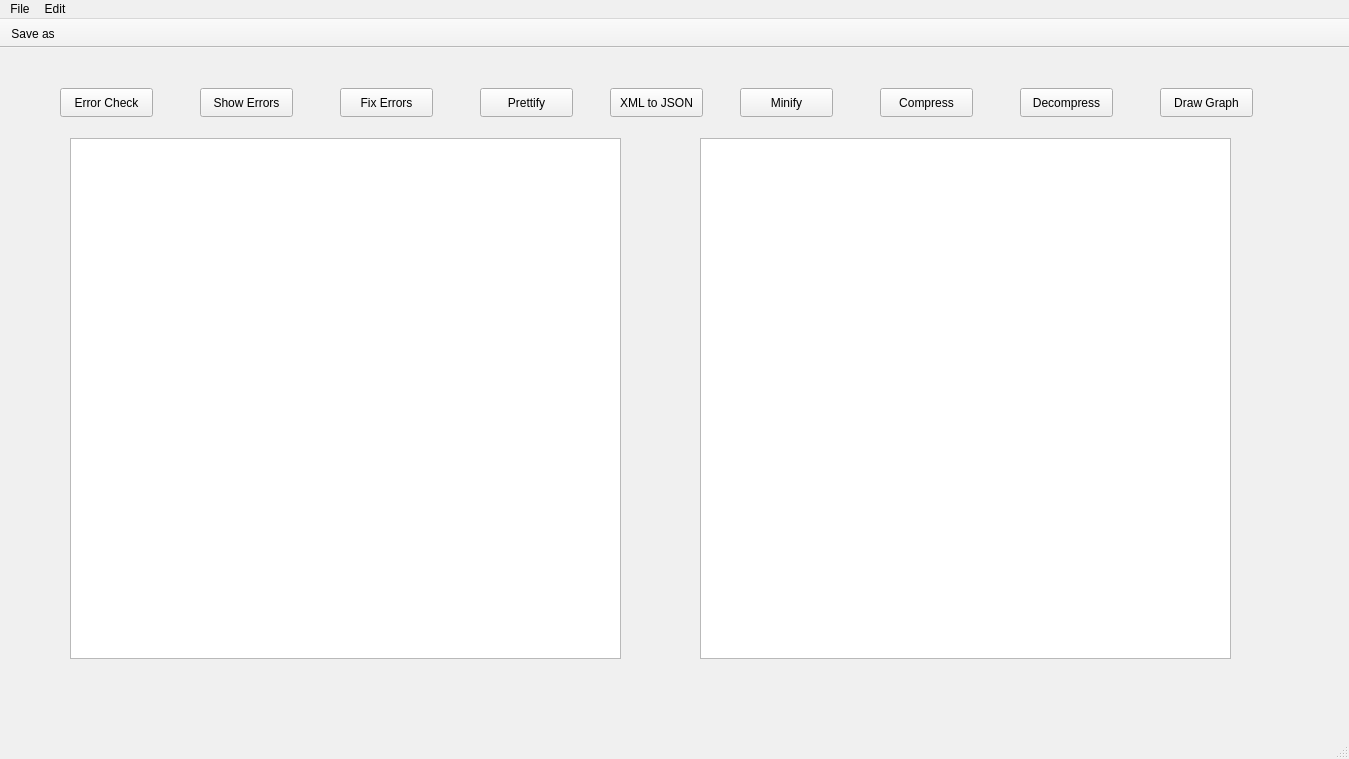
<?xml version="1.0" encoding="UTF-8"?>
<ui version="4.0">
 <class>MainWindow</class>
 <widget class="QMainWindow" name="MainWindow">
  <property name="geometry">
   <rect>
    <x>0</x>
    <y>0</y>
    <width>1349</width>
    <height>759</height>
   </rect>
  </property>
  <property name="palette">
   <palette>
    <active>
     <colorrole role="WindowText">
      <brush brushstyle="SolidPattern">
       <color alpha="255">
        <red>0</red>
        <green>0</green>
        <blue>0</blue>
       </color>
      </brush>
     </colorrole>
     <colorrole role="Button">
      <brush brushstyle="SolidPattern">
       <color alpha="255">
        <red>232</red>
        <green>240</green>
        <blue>190</blue>
       </color>
      </brush>
     </colorrole>
     <colorrole role="Light">
      <brush brushstyle="SolidPattern">
       <color alpha="255">
        <red>255</red>
        <green>255</green>
        <blue>255</blue>
       </color>
      </brush>
     </colorrole>
     <colorrole role="Midlight">
      <brush brushstyle="SolidPattern">
       <color alpha="255">
        <red>243</red>
        <green>247</green>
        <blue>222</blue>
       </color>
      </brush>
     </colorrole>
     <colorrole role="Dark">
      <brush brushstyle="SolidPattern">
       <color alpha="255">
        <red>116</red>
        <green>120</green>
        <blue>95</blue>
       </color>
      </brush>
     </colorrole>
     <colorrole role="Mid">
      <brush brushstyle="SolidPattern">
       <color alpha="255">
        <red>155</red>
        <green>160</green>
        <blue>127</blue>
       </color>
      </brush>
     </colorrole>
     <colorrole role="Text">
      <brush brushstyle="SolidPattern">
       <color alpha="255">
        <red>0</red>
        <green>0</green>
        <blue>0</blue>
       </color>
      </brush>
     </colorrole>
     <colorrole role="BrightText">
      <brush brushstyle="SolidPattern">
       <color alpha="255">
        <red>255</red>
        <green>255</green>
        <blue>255</blue>
       </color>
      </brush>
     </colorrole>
     <colorrole role="ButtonText">
      <brush brushstyle="SolidPattern">
       <color alpha="255">
        <red>0</red>
        <green>0</green>
        <blue>0</blue>
       </color>
      </brush>
     </colorrole>
     <colorrole role="Base">
      <brush brushstyle="SolidPattern">
       <color alpha="255">
        <red>255</red>
        <green>255</green>
        <blue>255</blue>
       </color>
      </brush>
     </colorrole>
     <colorrole role="Window">
      <brush brushstyle="SolidPattern">
       <color alpha="255">
        <red>232</red>
        <green>240</green>
        <blue>190</blue>
       </color>
      </brush>
     </colorrole>
     <colorrole role="Shadow">
      <brush brushstyle="SolidPattern">
       <color alpha="255">
        <red>0</red>
        <green>0</green>
        <blue>0</blue>
       </color>
      </brush>
     </colorrole>
     <colorrole role="AlternateBase">
      <brush brushstyle="SolidPattern">
       <color alpha="255">
        <red>243</red>
        <green>247</green>
        <blue>222</blue>
       </color>
      </brush>
     </colorrole>
     <colorrole role="ToolTipBase">
      <brush brushstyle="SolidPattern">
       <color alpha="255">
        <red>255</red>
        <green>255</green>
        <blue>220</blue>
       </color>
      </brush>
     </colorrole>
     <colorrole role="ToolTipText">
      <brush brushstyle="SolidPattern">
       <color alpha="255">
        <red>0</red>
        <green>0</green>
        <blue>0</blue>
       </color>
      </brush>
     </colorrole>
     <colorrole role="PlaceholderText">
      <brush brushstyle="SolidPattern">
       <color alpha="127">
        <red>0</red>
        <green>0</green>
        <blue>0</blue>
       </color>
      </brush>
     </colorrole>
    </active>
    <inactive>
     <colorrole role="WindowText">
      <brush brushstyle="SolidPattern">
       <color alpha="255">
        <red>0</red>
        <green>0</green>
        <blue>0</blue>
       </color>
      </brush>
     </colorrole>
     <colorrole role="Button">
      <brush brushstyle="SolidPattern">
       <color alpha="255">
        <red>240</red>
        <green>240</green>
        <blue>240</blue>
       </color>
      </brush>
     </colorrole>
     <colorrole role="Light">
      <brush brushstyle="SolidPattern">
       <color alpha="255">
        <red>255</red>
        <green>255</green>
        <blue>255</blue>
       </color>
      </brush>
     </colorrole>
     <colorrole role="Midlight">
      <brush brushstyle="SolidPattern">
       <color alpha="255">
        <red>227</red>
        <green>227</green>
        <blue>227</blue>
       </color>
      </brush>
     </colorrole>
     <colorrole role="Dark">
      <brush brushstyle="SolidPattern">
       <color alpha="255">
        <red>160</red>
        <green>160</green>
        <blue>160</blue>
       </color>
      </brush>
     </colorrole>
     <colorrole role="Mid">
      <brush brushstyle="SolidPattern">
       <color alpha="255">
        <red>160</red>
        <green>160</green>
        <blue>160</blue>
       </color>
      </brush>
     </colorrole>
     <colorrole role="Text">
      <brush brushstyle="SolidPattern">
       <color alpha="255">
        <red>0</red>
        <green>0</green>
        <blue>0</blue>
       </color>
      </brush>
     </colorrole>
     <colorrole role="BrightText">
      <brush brushstyle="SolidPattern">
       <color alpha="255">
        <red>255</red>
        <green>255</green>
        <blue>255</blue>
       </color>
      </brush>
     </colorrole>
     <colorrole role="ButtonText">
      <brush brushstyle="SolidPattern">
       <color alpha="255">
        <red>0</red>
        <green>0</green>
        <blue>0</blue>
       </color>
      </brush>
     </colorrole>
     <colorrole role="Base">
      <brush brushstyle="SolidPattern">
       <color alpha="255">
        <red>255</red>
        <green>255</green>
        <blue>255</blue>
       </color>
      </brush>
     </colorrole>
     <colorrole role="Window">
      <brush brushstyle="SolidPattern">
       <color alpha="255">
        <red>240</red>
        <green>240</green>
        <blue>240</blue>
       </color>
      </brush>
     </colorrole>
     <colorrole role="Shadow">
      <brush brushstyle="SolidPattern">
       <color alpha="255">
        <red>105</red>
        <green>105</green>
        <blue>105</blue>
       </color>
      </brush>
     </colorrole>
     <colorrole role="AlternateBase">
      <brush brushstyle="SolidPattern">
       <color alpha="255">
        <red>245</red>
        <green>245</green>
        <blue>245</blue>
       </color>
      </brush>
     </colorrole>
     <colorrole role="ToolTipBase">
      <brush brushstyle="SolidPattern">
       <color alpha="255">
        <red>255</red>
        <green>255</green>
        <blue>220</blue>
       </color>
      </brush>
     </colorrole>
     <colorrole role="ToolTipText">
      <brush brushstyle="SolidPattern">
       <color alpha="255">
        <red>0</red>
        <green>0</green>
        <blue>0</blue>
       </color>
      </brush>
     </colorrole>
     <colorrole role="PlaceholderText">
      <brush brushstyle="SolidPattern">
       <color alpha="128">
        <red>0</red>
        <green>0</green>
        <blue>0</blue>
       </color>
      </brush>
     </colorrole>
    </inactive>
    <disabled>
     <colorrole role="WindowText">
      <brush brushstyle="SolidPattern">
       <color alpha="255">
        <red>116</red>
        <green>120</green>
        <blue>95</blue>
       </color>
      </brush>
     </colorrole>
     <colorrole role="Button">
      <brush brushstyle="SolidPattern">
       <color alpha="255">
        <red>232</red>
        <green>240</green>
        <blue>190</blue>
       </color>
      </brush>
     </colorrole>
     <colorrole role="Light">
      <brush brushstyle="SolidPattern">
       <color alpha="255">
        <red>255</red>
        <green>255</green>
        <blue>255</blue>
       </color>
      </brush>
     </colorrole>
     <colorrole role="Midlight">
      <brush brushstyle="SolidPattern">
       <color alpha="255">
        <red>243</red>
        <green>247</green>
        <blue>222</blue>
       </color>
      </brush>
     </colorrole>
     <colorrole role="Dark">
      <brush brushstyle="SolidPattern">
       <color alpha="255">
        <red>116</red>
        <green>120</green>
        <blue>95</blue>
       </color>
      </brush>
     </colorrole>
     <colorrole role="Mid">
      <brush brushstyle="SolidPattern">
       <color alpha="255">
        <red>155</red>
        <green>160</green>
        <blue>127</blue>
       </color>
      </brush>
     </colorrole>
     <colorrole role="Text">
      <brush brushstyle="SolidPattern">
       <color alpha="255">
        <red>116</red>
        <green>120</green>
        <blue>95</blue>
       </color>
      </brush>
     </colorrole>
     <colorrole role="BrightText">
      <brush brushstyle="SolidPattern">
       <color alpha="255">
        <red>255</red>
        <green>255</green>
        <blue>255</blue>
       </color>
      </brush>
     </colorrole>
     <colorrole role="ButtonText">
      <brush brushstyle="SolidPattern">
       <color alpha="255">
        <red>116</red>
        <green>120</green>
        <blue>95</blue>
       </color>
      </brush>
     </colorrole>
     <colorrole role="Base">
      <brush brushstyle="SolidPattern">
       <color alpha="255">
        <red>232</red>
        <green>240</green>
        <blue>190</blue>
       </color>
      </brush>
     </colorrole>
     <colorrole role="Window">
      <brush brushstyle="SolidPattern">
       <color alpha="255">
        <red>232</red>
        <green>240</green>
        <blue>190</blue>
       </color>
      </brush>
     </colorrole>
     <colorrole role="Shadow">
      <brush brushstyle="SolidPattern">
       <color alpha="255">
        <red>0</red>
        <green>0</green>
        <blue>0</blue>
       </color>
      </brush>
     </colorrole>
     <colorrole role="AlternateBase">
      <brush brushstyle="SolidPattern">
       <color alpha="255">
        <red>245</red>
        <green>245</green>
        <blue>245</blue>
       </color>
      </brush>
     </colorrole>
     <colorrole role="ToolTipBase">
      <brush brushstyle="SolidPattern">
       <color alpha="255">
        <red>255</red>
        <green>255</green>
        <blue>220</blue>
       </color>
      </brush>
     </colorrole>
     <colorrole role="ToolTipText">
      <brush brushstyle="SolidPattern">
       <color alpha="255">
        <red>0</red>
        <green>0</green>
        <blue>0</blue>
       </color>
      </brush>
     </colorrole>
     <colorrole role="PlaceholderText">
      <brush brushstyle="SolidPattern">
       <color alpha="128">
        <red>0</red>
        <green>0</green>
        <blue>0</blue>
       </color>
      </brush>
     </colorrole>
    </disabled>
   </palette>
  </property>
  <property name="windowTitle">
   <string>MainWindow</string>
  </property>
  <widget class="QWidget" name="centralwidget">
   <widget class="QTextBrowser" name="input">
    <property name="geometry">
     <rect>
      <x>70</x>
      <y>90</y>
      <width>551</width>
      <height>521</height>
     </rect>
    </property>
    <property name="readOnly">
     <bool>false</bool>
    </property>
   </widget>
   <widget class="QTextBrowser" name="output">
    <property name="geometry">
     <rect>
      <x>700</x>
      <y>90</y>
      <width>531</width>
      <height>521</height>
     </rect>
    </property>
   </widget>
   <widget class="QPushButton" name="ErrorCheck">
    <property name="geometry">
     <rect>
      <x>60</x>
      <y>40</y>
      <width>93</width>
      <height>29</height>
     </rect>
    </property>
    <property name="palette">
     <palette>
      <active>
       <colorrole role="WindowText">
        <brush brushstyle="SolidPattern">
         <color alpha="255">
          <red>0</red>
          <green>0</green>
          <blue>0</blue>
         </color>
        </brush>
       </colorrole>
       <colorrole role="Button">
        <brush brushstyle="SolidPattern">
         <color alpha="255">
          <red>235</red>
          <green>240</green>
          <blue>186</blue>
         </color>
        </brush>
       </colorrole>
       <colorrole role="Light">
        <brush brushstyle="SolidPattern">
         <color alpha="255">
          <red>255</red>
          <green>255</green>
          <blue>255</blue>
         </color>
        </brush>
       </colorrole>
       <colorrole role="Midlight">
        <brush brushstyle="SolidPattern">
         <color alpha="255">
          <red>245</red>
          <green>247</green>
          <blue>220</blue>
         </color>
        </brush>
       </colorrole>
       <colorrole role="Dark">
        <brush brushstyle="SolidPattern">
         <color alpha="255">
          <red>117</red>
          <green>120</green>
          <blue>93</blue>
         </color>
        </brush>
       </colorrole>
       <colorrole role="Mid">
        <brush brushstyle="SolidPattern">
         <color alpha="255">
          <red>157</red>
          <green>160</green>
          <blue>124</blue>
         </color>
        </brush>
       </colorrole>
       <colorrole role="Text">
        <brush brushstyle="SolidPattern">
         <color alpha="255">
          <red>0</red>
          <green>0</green>
          <blue>0</blue>
         </color>
        </brush>
       </colorrole>
       <colorrole role="BrightText">
        <brush brushstyle="SolidPattern">
         <color alpha="255">
          <red>255</red>
          <green>255</green>
          <blue>255</blue>
         </color>
        </brush>
       </colorrole>
       <colorrole role="ButtonText">
        <brush brushstyle="SolidPattern">
         <color alpha="255">
          <red>0</red>
          <green>0</green>
          <blue>0</blue>
         </color>
        </brush>
       </colorrole>
       <colorrole role="Base">
        <brush brushstyle="SolidPattern">
         <color alpha="255">
          <red>255</red>
          <green>255</green>
          <blue>255</blue>
         </color>
        </brush>
       </colorrole>
       <colorrole role="Window">
        <brush brushstyle="SolidPattern">
         <color alpha="255">
          <red>235</red>
          <green>240</green>
          <blue>186</blue>
         </color>
        </brush>
       </colorrole>
       <colorrole role="Shadow">
        <brush brushstyle="SolidPattern">
         <color alpha="255">
          <red>0</red>
          <green>0</green>
          <blue>0</blue>
         </color>
        </brush>
       </colorrole>
       <colorrole role="AlternateBase">
        <brush brushstyle="SolidPattern">
         <color alpha="255">
          <red>245</red>
          <green>247</green>
          <blue>220</blue>
         </color>
        </brush>
       </colorrole>
       <colorrole role="ToolTipBase">
        <brush brushstyle="SolidPattern">
         <color alpha="255">
          <red>255</red>
          <green>255</green>
          <blue>220</blue>
         </color>
        </brush>
       </colorrole>
       <colorrole role="ToolTipText">
        <brush brushstyle="SolidPattern">
         <color alpha="255">
          <red>0</red>
          <green>0</green>
          <blue>0</blue>
         </color>
        </brush>
       </colorrole>
       <colorrole role="PlaceholderText">
        <brush brushstyle="SolidPattern">
         <color alpha="127">
          <red>0</red>
          <green>0</green>
          <blue>0</blue>
         </color>
        </brush>
       </colorrole>
      </active>
      <inactive>
       <colorrole role="WindowText">
        <brush brushstyle="SolidPattern">
         <color alpha="255">
          <red>0</red>
          <green>0</green>
          <blue>0</blue>
         </color>
        </brush>
       </colorrole>
       <colorrole role="Button">
        <brush brushstyle="SolidPattern">
         <color alpha="255">
          <red>240</red>
          <green>240</green>
          <blue>240</blue>
         </color>
        </brush>
       </colorrole>
       <colorrole role="Light">
        <brush brushstyle="SolidPattern">
         <color alpha="255">
          <red>255</red>
          <green>255</green>
          <blue>255</blue>
         </color>
        </brush>
       </colorrole>
       <colorrole role="Midlight">
        <brush brushstyle="SolidPattern">
         <color alpha="255">
          <red>227</red>
          <green>227</green>
          <blue>227</blue>
         </color>
        </brush>
       </colorrole>
       <colorrole role="Dark">
        <brush brushstyle="SolidPattern">
         <color alpha="255">
          <red>160</red>
          <green>160</green>
          <blue>160</blue>
         </color>
        </brush>
       </colorrole>
       <colorrole role="Mid">
        <brush brushstyle="SolidPattern">
         <color alpha="255">
          <red>160</red>
          <green>160</green>
          <blue>160</blue>
         </color>
        </brush>
       </colorrole>
       <colorrole role="Text">
        <brush brushstyle="SolidPattern">
         <color alpha="255">
          <red>0</red>
          <green>0</green>
          <blue>0</blue>
         </color>
        </brush>
       </colorrole>
       <colorrole role="BrightText">
        <brush brushstyle="SolidPattern">
         <color alpha="255">
          <red>255</red>
          <green>255</green>
          <blue>255</blue>
         </color>
        </brush>
       </colorrole>
       <colorrole role="ButtonText">
        <brush brushstyle="SolidPattern">
         <color alpha="255">
          <red>0</red>
          <green>0</green>
          <blue>0</blue>
         </color>
        </brush>
       </colorrole>
       <colorrole role="Base">
        <brush brushstyle="SolidPattern">
         <color alpha="255">
          <red>255</red>
          <green>255</green>
          <blue>255</blue>
         </color>
        </brush>
       </colorrole>
       <colorrole role="Window">
        <brush brushstyle="SolidPattern">
         <color alpha="255">
          <red>240</red>
          <green>240</green>
          <blue>240</blue>
         </color>
        </brush>
       </colorrole>
       <colorrole role="Shadow">
        <brush brushstyle="SolidPattern">
         <color alpha="255">
          <red>105</red>
          <green>105</green>
          <blue>105</blue>
         </color>
        </brush>
       </colorrole>
       <colorrole role="AlternateBase">
        <brush brushstyle="SolidPattern">
         <color alpha="255">
          <red>245</red>
          <green>245</green>
          <blue>245</blue>
         </color>
        </brush>
       </colorrole>
       <colorrole role="ToolTipBase">
        <brush brushstyle="SolidPattern">
         <color alpha="255">
          <red>255</red>
          <green>255</green>
          <blue>220</blue>
         </color>
        </brush>
       </colorrole>
       <colorrole role="ToolTipText">
        <brush brushstyle="SolidPattern">
         <color alpha="255">
          <red>0</red>
          <green>0</green>
          <blue>0</blue>
         </color>
        </brush>
       </colorrole>
       <colorrole role="PlaceholderText">
        <brush brushstyle="SolidPattern">
         <color alpha="128">
          <red>0</red>
          <green>0</green>
          <blue>0</blue>
         </color>
        </brush>
       </colorrole>
      </inactive>
      <disabled>
       <colorrole role="WindowText">
        <brush brushstyle="SolidPattern">
         <color alpha="255">
          <red>117</red>
          <green>120</green>
          <blue>93</blue>
         </color>
        </brush>
       </colorrole>
       <colorrole role="Button">
        <brush brushstyle="SolidPattern">
         <color alpha="255">
          <red>235</red>
          <green>240</green>
          <blue>186</blue>
         </color>
        </brush>
       </colorrole>
       <colorrole role="Light">
        <brush brushstyle="SolidPattern">
         <color alpha="255">
          <red>255</red>
          <green>255</green>
          <blue>255</blue>
         </color>
        </brush>
       </colorrole>
       <colorrole role="Midlight">
        <brush brushstyle="SolidPattern">
         <color alpha="255">
          <red>245</red>
          <green>247</green>
          <blue>220</blue>
         </color>
        </brush>
       </colorrole>
       <colorrole role="Dark">
        <brush brushstyle="SolidPattern">
         <color alpha="255">
          <red>117</red>
          <green>120</green>
          <blue>93</blue>
         </color>
        </brush>
       </colorrole>
       <colorrole role="Mid">
        <brush brushstyle="SolidPattern">
         <color alpha="255">
          <red>157</red>
          <green>160</green>
          <blue>124</blue>
         </color>
        </brush>
       </colorrole>
       <colorrole role="Text">
        <brush brushstyle="SolidPattern">
         <color alpha="255">
          <red>117</red>
          <green>120</green>
          <blue>93</blue>
         </color>
        </brush>
       </colorrole>
       <colorrole role="BrightText">
        <brush brushstyle="SolidPattern">
         <color alpha="255">
          <red>255</red>
          <green>255</green>
          <blue>255</blue>
         </color>
        </brush>
       </colorrole>
       <colorrole role="ButtonText">
        <brush brushstyle="SolidPattern">
         <color alpha="255">
          <red>117</red>
          <green>120</green>
          <blue>93</blue>
         </color>
        </brush>
       </colorrole>
       <colorrole role="Base">
        <brush brushstyle="SolidPattern">
         <color alpha="255">
          <red>235</red>
          <green>240</green>
          <blue>186</blue>
         </color>
        </brush>
       </colorrole>
       <colorrole role="Window">
        <brush brushstyle="SolidPattern">
         <color alpha="255">
          <red>235</red>
          <green>240</green>
          <blue>186</blue>
         </color>
        </brush>
       </colorrole>
       <colorrole role="Shadow">
        <brush brushstyle="SolidPattern">
         <color alpha="255">
          <red>0</red>
          <green>0</green>
          <blue>0</blue>
         </color>
        </brush>
       </colorrole>
       <colorrole role="AlternateBase">
        <brush brushstyle="SolidPattern">
         <color alpha="255">
          <red>245</red>
          <green>245</green>
          <blue>245</blue>
         </color>
        </brush>
       </colorrole>
       <colorrole role="ToolTipBase">
        <brush brushstyle="SolidPattern">
         <color alpha="255">
          <red>255</red>
          <green>255</green>
          <blue>220</blue>
         </color>
        </brush>
       </colorrole>
       <colorrole role="ToolTipText">
        <brush brushstyle="SolidPattern">
         <color alpha="255">
          <red>0</red>
          <green>0</green>
          <blue>0</blue>
         </color>
        </brush>
       </colorrole>
       <colorrole role="PlaceholderText">
        <brush brushstyle="SolidPattern">
         <color alpha="128">
          <red>0</red>
          <green>0</green>
          <blue>0</blue>
         </color>
        </brush>
       </colorrole>
      </disabled>
     </palette>
    </property>
    <property name="text">
     <string>Error Check</string>
    </property>
   </widget>
   <widget class="QPushButton" name="ShowErrors">
    <property name="geometry">
     <rect>
      <x>200</x>
      <y>40</y>
      <width>93</width>
      <height>29</height>
     </rect>
    </property>
    <property name="text">
     <string>Show Errors</string>
    </property>
   </widget>
   <widget class="QPushButton" name="FixErrors">
    <property name="geometry">
     <rect>
      <x>340</x>
      <y>40</y>
      <width>93</width>
      <height>29</height>
     </rect>
    </property>
    <property name="text">
     <string>Fix Errors</string>
    </property>
   </widget>
   <widget class="QPushButton" name="Prettify">
    <property name="geometry">
     <rect>
      <x>480</x>
      <y>40</y>
      <width>93</width>
      <height>29</height>
     </rect>
    </property>
    <property name="text">
     <string>Prettify</string>
    </property>
   </widget>
   <widget class="QPushButton" name="Compress">
    <property name="geometry">
     <rect>
      <x>880</x>
      <y>40</y>
      <width>93</width>
      <height>29</height>
     </rect>
    </property>
    <property name="text">
     <string>Compress</string>
    </property>
   </widget>
   <widget class="QPushButton" name="Minify">
    <property name="geometry">
     <rect>
      <x>740</x>
      <y>40</y>
      <width>93</width>
      <height>29</height>
     </rect>
    </property>
    <property name="text">
     <string>Minify</string>
    </property>
   </widget>
   <widget class="QPushButton" name="Decompress">
    <property name="geometry">
     <rect>
      <x>1020</x>
      <y>40</y>
      <width>93</width>
      <height>29</height>
     </rect>
    </property>
    <property name="text">
     <string>Decompress</string>
    </property>
   </widget>
   <widget class="QPushButton" name="DrawGraph">
    <property name="geometry">
     <rect>
      <x>1160</x>
      <y>40</y>
      <width>93</width>
      <height>29</height>
     </rect>
    </property>
    <property name="text">
     <string>Draw Graph</string>
    </property>
   </widget>
   <widget class="QPushButton" name="XMLtoJSON">
    <property name="geometry">
     <rect>
      <x>610</x>
      <y>40</y>
      <width>93</width>
      <height>29</height>
     </rect>
    </property>
    <property name="text">
     <string>XML to JSON</string>
    </property>
   </widget>
  </widget>
  <widget class="QMenuBar" name="menubar">
   <property name="geometry">
    <rect>
     <x>0</x>
     <y>0</y>
     <width>1349</width>
     <height>32</height>
    </rect>
   </property>
   <widget class="QMenu" name="menuFile">
    <property name="title">
     <string>File</string>
    </property>
   </widget>
   <widget class="QMenu" name="menuEdit">
    <property name="title">
     <string>Edit</string>
    </property>
   </widget>
   <addaction name="menuFile"/>
   <addaction name="menuEdit"/>
  </widget>
  <widget class="QStatusBar" name="statusbar"/>
  <widget class="QToolBar" name="toolBar">
   <property name="windowTitle">
    <string>toolBar</string>
   </property>
   <property name="movable">
    <bool>false</bool>
   </property>
   <attribute name="toolBarArea">
    <enum>TopToolBarArea</enum>
   </attribute>
   <attribute name="toolBarBreak">
    <bool>false</bool>
   </attribute>
   <addaction name="actionSave_as"/>
  </widget>
  <action name="actionSave_as">
   <property name="icon">
    <iconset>
     <normaloff>../../../Users/Dell/Pictures/Saved Pictures/Paomedia-Small-N-Flat-Floppy.ico</normaloff>../../../Users/Dell/Pictures/Saved Pictures/Paomedia-Small-N-Flat-Floppy.ico</iconset>
   </property>
   <property name="text">
    <string>Save as</string>
   </property>
  </action>
 </widget>
 <resources/>
 <connections/>
</ui>
